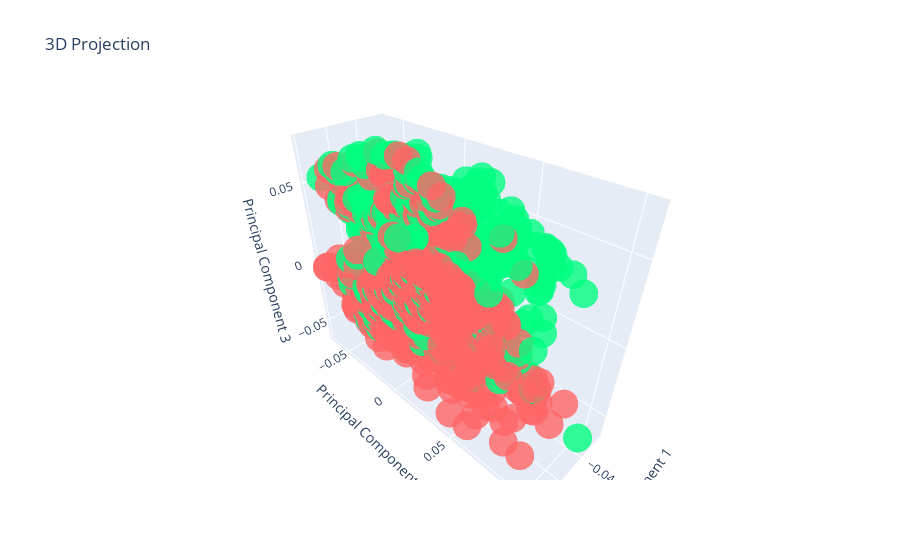
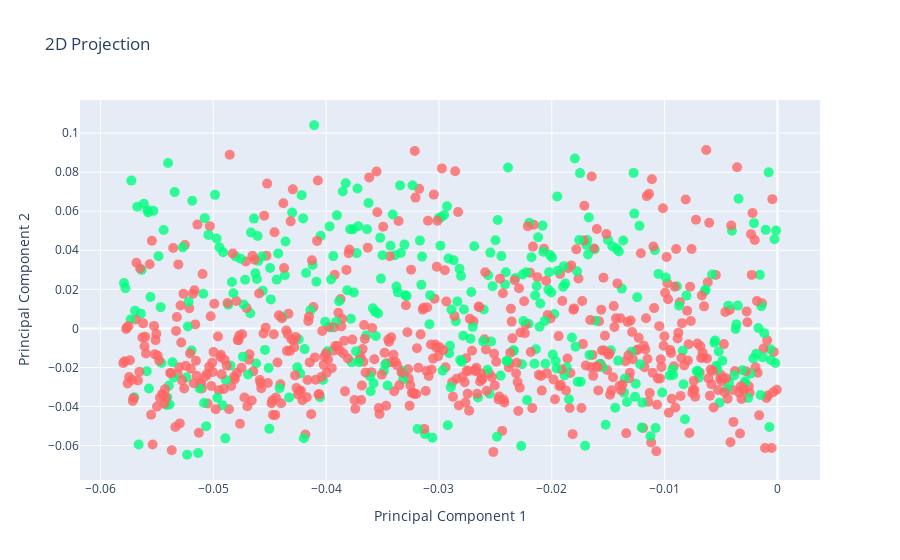

Notebook cell for these charts, in order:
### Code cell
matrix , _ = matrixBuilder(data)

# should delete survived status from vector calculation
matrix = np.delete(matrix, 1, 1)

labels = list(zip(data["PassengerId"],data["Survived"]))

# Project the matrix onto 2D and 3D space 
proj_matrix_2D = project_to_2d(matrix)
proj_matrix_3D = project_to_3d(matrix)

# Plot the projections
plot_3d_projection(proj_matrix_3D,labels)
plot_2d_projection(proj_matrix_3D,labels)

### Figure 1 — Plotly figure (JSON) as saved in the notebook; plotly's stock layout.template omitted (floating-point values rounded to 4 significant figures; data arrays with more than 128 entries replaced by an {"elided": "..."} marker saying what was removed)
{"data": [{"hoverinfo": "text", "marker": {"color": {"elided": "891 str values"}, "opacity": 0.8, "size": 10}, "mode": "markers", "text": {"elided": "891 str values"}, "type": "scatter3d", "x": {"elided": "891 float values"}, "y": {"elided": "891 float values"}, "z": {"elided": "891 float values"}}], "layout": {"scene": {"xaxis": {"title": {"text": "Principal Component 1"}}, "yaxis": {"title": {"text": "Principal Component 2"}}, "zaxis": {"title": {"text": "Principal Component 3"}}}, "title": {"text": "3D Projection"}}}

### Figure 2 — Plotly figure (JSON) as saved in the notebook; plotly's stock layout.template omitted (floating-point values rounded to 4 significant figures; data arrays with more than 128 entries replaced by an {"elided": "..."} marker saying what was removed)
{"data": [{"hoverinfo": "text", "marker": {"color": {"elided": "891 str values"}, "opacity": 0.8, "size": 10}, "mode": "markers", "text": {"elided": "891 str values"}, "type": "scatter", "x": {"elided": "891 float values"}, "y": {"elided": "891 float values"}}], "layout": {"title": {"text": "2D Projection"}, "xaxis": {"title": {"text": "Principal Component 1"}}, "yaxis": {"title": {"text": "Principal Component 2"}}}}
